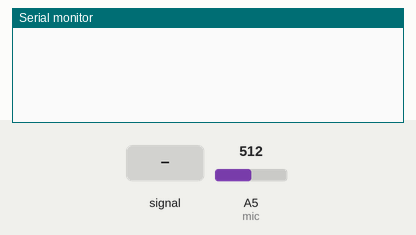
Recording of a sketch running on a simulated Arduino Uno, built with avr-gcc and run on an emulated ATmega328P. On the bench: the last lines printed to the serial monitor. Inputs (shaded band) come from the test bench; at power-on: A5 (mic) = 512.

Above: at 1.2 s.
1.3 s: A5 (mic) fed a 200 Hz sine of ±81 counts around its level
At 2.5 s:
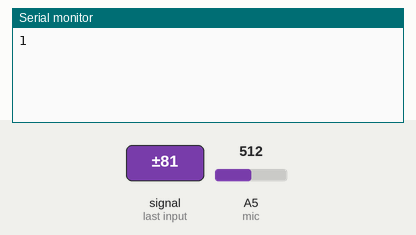
2.8 s: A5 (mic) set to 716
At 4.0 s:
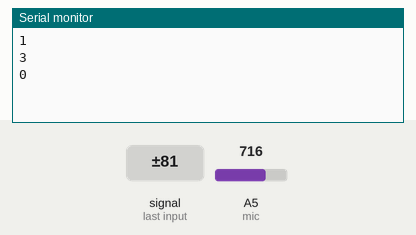
4.3 s: A5 (mic) fed a 1000 Hz sine of ±255 counts around its level
At 4.9 s:
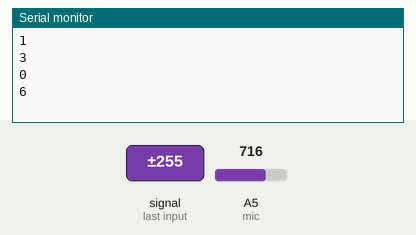
5.8 s: A5 (mic) set to 1023
At 6.4 s:
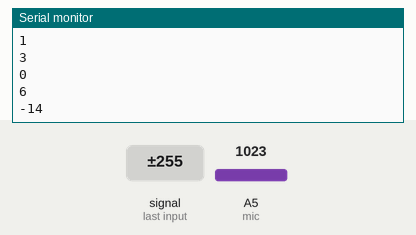
Timing chart, 0 to 8.3 s (numbered marks = the images above; inputs shaded):
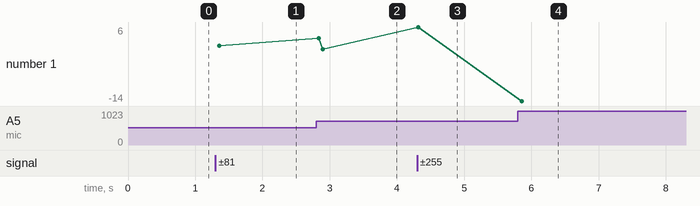

The sketch:

main.ino
```cpp
int audioValue;
const int mic = A5; // ADC5 (or SCL)
const int sampleTime = 50;
int micOut;
int preValue = 0;

void setup(void) {
  Serial.begin(9600);
}

// Find the Peak-to-Peak Amplitude
int findPTPAmp(){
   unsigned long startTime= millis();  // Start of sample window
   unsigned int PTPAmp = 0;
   // Signal variables to find the peak-to-peak amplitude
   unsigned int maxAmp = 0;
   unsigned int minAmp = 1023;
   // Find the max and min of the mic output within the 50 ms timeframe
   while(millis() - startTime < sampleTime){
      micOut = analogRead(mic);
      if( micOut < 1023){  // limit input (exclude out-of-range input)
        if (micOut > maxAmp){
          maxAmp = micOut;
        }else if (micOut < minAmp){
          minAmp = micOut;
        }
      }
   }
  PTPAmp = maxAmp - minAmp;
  double micOut_Volts = (PTPAmp * 3.3) / 1024; // Convert ADC into voltage
  return PTPAmp;
}


// Volume Unit Meter function: map the PTP amplitude to a volume unit between 0 and 10.
int VUMeter(int micAmp){
  // Map the mic peak-to-peak amplitude to a volume unit between 0 and 10.
   // Amplitude is used instead of voltage to give a larger (and more accurate) range for the map function.
   // This is just one way to do this -- test out different approaches!
  int fill = map(micAmp, 23, 750, 0, 10);

  // Only print the volume unit value if it changes from previous value
  while(fill != preValue){
    Serial.println(fill);
    audioValue = fill;
    preValue = fill;
  }
}


void loop(void) {
  VUMeter(findPTPAmp());
  delay(10);
}
```

Measured:
- after the input at 1.3 s, the serial monitor: prints a new line after 0.06 s (image 1)
- after the input at 2.8 s, the serial monitor: prints a new line at once (image 2)
- after the input at 4.3 s, the serial monitor: prints a new line at once (image 3)
- after the input at 5.8 s, the serial monitor: prints a new line after 0.06 s (image 4)
- plotted number 1: 1 → 0 after the input at 2.8 s, 0 → 6 after the input at 4.3 s, 6 → -14 after the input at 5.8 s
